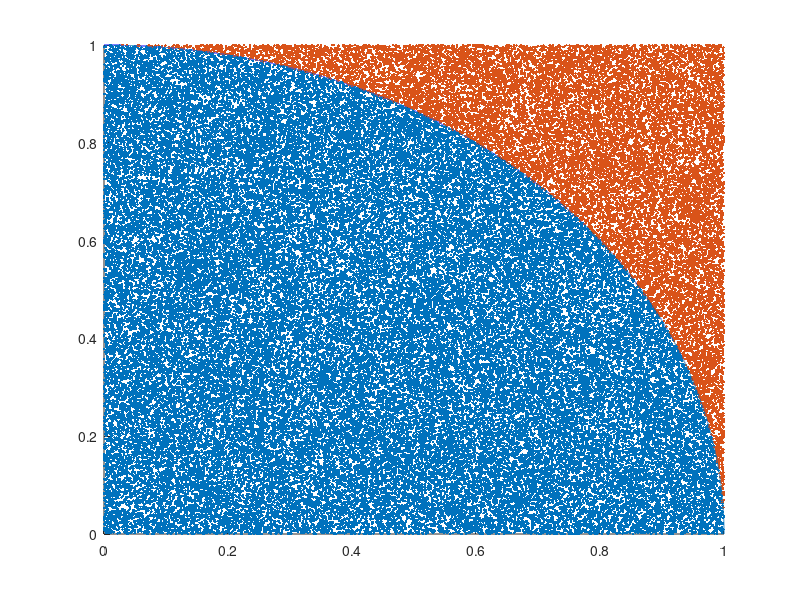

This figure's MATLAB source:
trials = [1; 10; 100; 1000; 10000; 100000];
c = 2;

area_storage = [trials zeros(size(trials,1),1)];

for n = 1:size(trials,1)
    
    d = [rand([trials(n),c]) zeros(trials(n),1)];
    d(:,3) = sqrt(d(:,1).^2+d(:,2).^2);
    
    inside = zeros(1,3);
    outside = zeros(1,3);
    
    for i = 1:trials(n)
        if d(i,3)<1
            inside = [inside;d(i,:)];
        else
            outside = [outside;d(i,:)];
        end
    end
    
    cropped_in = inside(2:size(inside,1),:);
    cropped_out = outside(2:size(outside,1),:);
    if (n==6)
        scatter(cropped_in(:,1),cropped_in(:,2),'blue', '.');
        hold on;
        
        scatter(cropped_out(:,1),cropped_out(:,2),'red', '.');
        
        x=0:0.00001:1;
        y=sqrt(1-x.^2);
        plot(x,y);
        
        hold off;
    end
    
    area_storage(n,2) = 4 * size(cropped_in,1)/trials(n);
    
    disp(trials(n));
end
